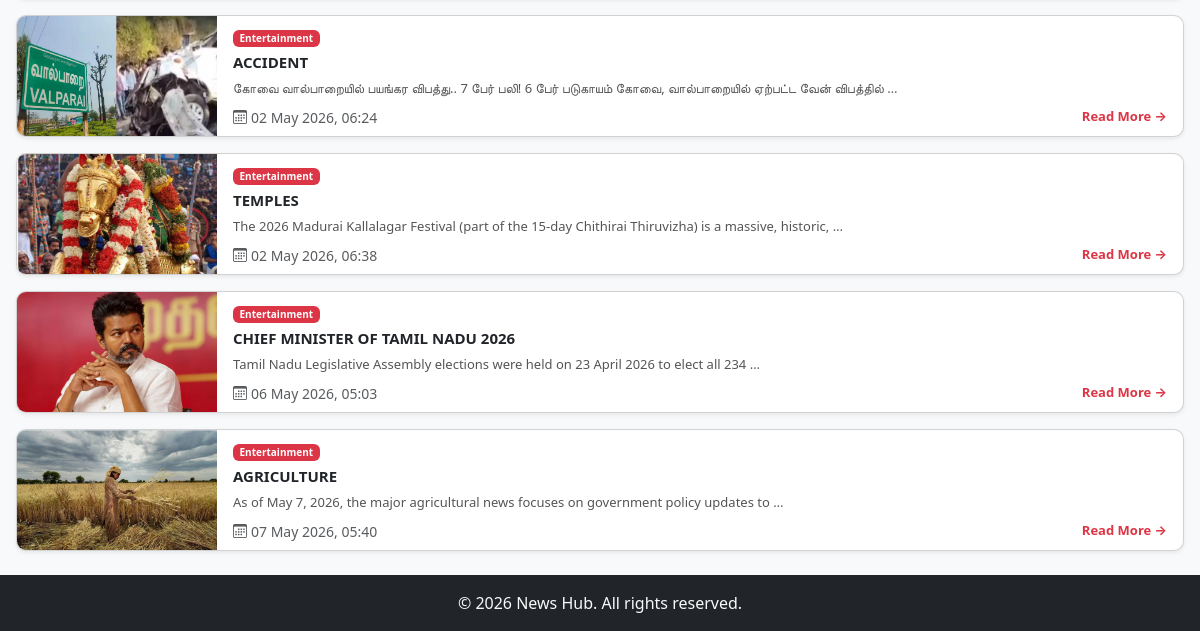
/posts/ (lower part), run on an earlier commit of the app's database.
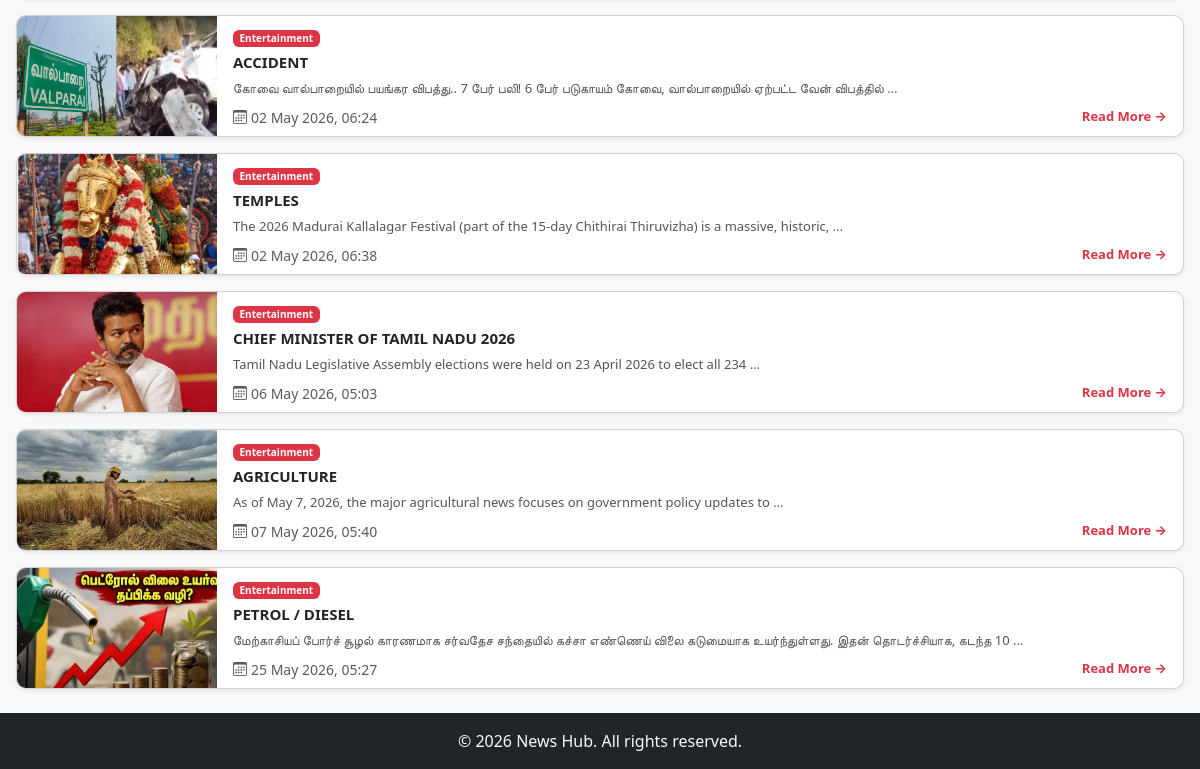
And on a later commit of the database.
### blog/models.py (models this page shows, shortened)
class Post(models.Model):
    title = models.CharField(max_length=200)
    content = models.TextField()
    created_at = models.DateTimeField(auto_now_add=True)
    image = models.ImageField(upload_to='news/', blank=True, null=True)
    tag = models.CharField(max_length=200, null=True)
    category = models.ForeignKey(Category, on_delete=models.SET_NULL, null=True, blank=True)
    views = models.PositiveIntegerField(default=0)
    likes = models.ManyToManyField(User, related_name='liked_posts', blank=True)

class Category(models.Model):
    name = models.CharField(max_length=100)

### blog/views.py (the view)
# urls.py: path('posts/', views.post_list, name='post_list'),
def post_list(request):
    posts = Post.objects.all()
    return render(request, 'blog/post_list.html', {'posts': posts})

### blog/templates/blog/post_list.html (shortened to what this page needs)
{% extends 'blog/base.html' %}
{% load static %}
{% block content %}
<div class="container-fluid mt-3 px-3">
    <div class="d-flex flex-column gap-3">
        {% for post in posts %}
        <div class="card news-item shadow-sm">
            <div class="d-flex">
                {% if post.image %}
                <img src="{{ post.image.url }}" alt="{{ post.title }}">
                {% else %}
                <img src="https://via.placeholder.com/200x120?text=No+Image" alt="no image">
                {% endif %}
                <div class="card-body py-2 px-3">
                    {% if post.category %}
                    <span class="badge bg-danger mb-1" style="font-size:10px;">{{ post.category.name }}</span>
                    {% endif %}
                    <div class="news-title">{{ post.title }}</div>
                    <div class="news-excerpt">{{ post.content|truncatewords:15 }}</div>
                    <div class="d-flex justify-content-between align-items-center mt-2">
                        <small class="text-muted"><i class="bi bi-calendar3 me-1"></i>{{ post.created_at|date:"d M Y, H:i" }}</small>
                        <a href="{% url 'blog:detail' post.id %}" class="text-danger fw-bold text-decoration-none" style="font-size:13px;">Read More →</a>
                    </div>
                </div>
            </div>
        </div>
        {% empty %}
        <div class="text-center py-5 text-muted">
            <h5>இன்னும் news இல்லை.</h5>
        </div>
        {% endfor %}
    </div>
</div>
{% endblock %}

### blog/templates/blog/base.html (shortened to what this page needs)
{% load static %}
<!DOCTYPE html>
<html lang="en">
<head>
    <link href="https://cdn.jsdelivr.net/npm/bootstrap@5.3.3/dist/css/bootstrap.min.css" rel="stylesheet">
    <link rel="stylesheet" href="{% static 'blog/style.css' %}">
    <link rel="stylesheet" href="https://cdn.jsdelivr.net/npm/bootstrap-icons@1.3.0/font/bootstrap-icons.css">
    <link rel="stylesheet" href="https://cdnjs.cloudflare.com/ajax/libs/font-awesome/6.5.0/css/all.min.css">
</head>
<body class="bg-light">
{% block content %}{% endblock %}
<footer class="bg-dark text-light p-3 mt-4">
    <div class="text-center">
        <span>© 2026 News Hub. All rights reserved.</span>
    </div>
</footer>
</body>
</html>

### blog/static/blog/style.css (style rules this page uses)
body { background-color: #cccccc; }

### blog/templates/blog/post_list.html (style rules this page uses)
.news-item { border-radius: 10px; overflow: hidden; transition: transform 0.2s; }
.news-item img { width: 200px; height: 120px; object-fit: cover; flex-shrink: 0; }
.news-title { font-size: 15px; font-weight: 700; text-transform: uppercase; margin-bottom: 6px; }
.news-excerpt { font-size: 13px; color: #555; }

What changed in the data, as far as the page shows it:
added Post: image (picture), category.name "Entertainment", title "PETROL / DIESEL", content "மேற்காசியப் போர்ச் சூழல் காரணமாக சர்வதேச சந்தையில் கச்சா எண்ணெய் விலை கடுமையாக உயர்ந்துள்ளது. இதன் தொடர்ச்சியாக, கடந்த 10 …", created_at "25 May 2026, 05:27"
